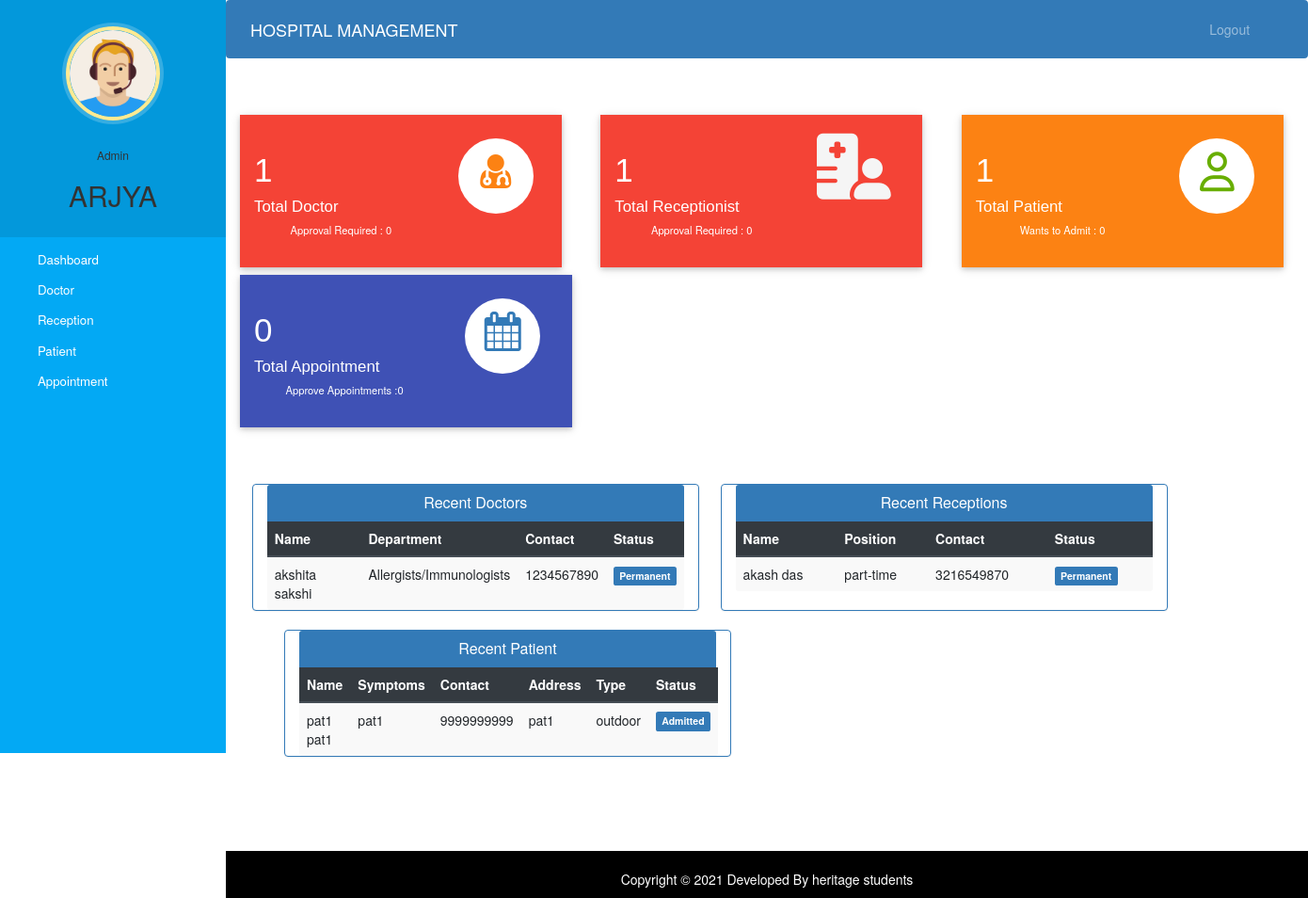
Page /admin-dashboard (signed in) on the committed database.
### hospital/models.py (models this page shows, shortened)
class Doctor(models.Model):
    user=models.OneToOneField(User,on_delete=models.CASCADE)
    profile_pic= models.ImageField(upload_to='profile_pic/DoctorProfilePic/',null=True,blank=True)
    address = models.CharField(max_length=40)
    mobile = models.CharField(max_length=20,null=True)
    department= models.CharField(max_length=50,choices=departments,default='Cardiologist')
    status=models.BooleanField(default=False)
    @property
    def get_name(self):
        return self.user.first_name+" "+self.user.last_name

class Reception(models.Model):
    user=models.OneToOneField(User,on_delete=models.CASCADE)
    profile_pic=models.ImageField(upload_to='profile_pic/ReceptionProfilePic/',null=True,blank=True)
    address=models.CharField(max_length=40)
    mobile=models.CharField(max_length=20,null=True)
    position= models.CharField(max_length=50,choices=positions,default='fulltime')
    status=models.BooleanField(default=False)
    @property
    def get_name(self):
        return self.user.first_name+" "+self.user.last_name

class Patient(models.Model):
    user=models.OneToOneField(User,on_delete=models.CASCADE)
    profile_pic= models.ImageField(upload_to='profile_pic/PatientProfilePic/',null=True,blank=True)
    address = models.CharField(max_length=40)
    mobile = models.CharField(max_length=20,null=False)
    symptoms = models.CharField(max_length=100,null=False)
    assignedDoctorId = models.PositiveIntegerField(null=True)
    admitDate=models.DateField(auto_now=True)
    status=models.BooleanField(default=False)
    patienttype=models.CharField(max_length=20,choices=types,default='indoor')
    @property
    def get_name(self):
        return self.user.first_name+" "+self.user.last_name

### hospital/views.py (the view)
# urls.py: path('admin-dashboard', views.admin_dashboard_view,name='admin-dashboard'),
@login_required(login_url='adminlogin')
@user_passes_test(is_admin)
def admin_dashboard_view(request):
    doctors=models.Doctor.objects.all().order_by('-id')
    receptions=models.Reception.objects.all().order_by('-id')
    patients=models.Patient.objects.all().order_by('-id')
    doctorcount=models.Doctor.objects.all().filter(status=True).count()
    pendingdoctorcount=models.Doctor.objects.all().filter(status=False).count()
    receptioncount=models.Reception.objects.all().filter(status=True).count()
    pendingreceptioncount=models.Reception.objects.all().filter(status=False).count()
    patientcount=models.Patient.objects.all().filter(status=True).count()
    pendingpatientcount=models.Patient.objects.all().filter(status=False).count()
    appointmentcount=models.Appointment.objects.all().filter(status=True).count()
    pendingappointmentcount=models.Appointment.objects.all().filter(status=False).count()
    mydict={
    'doctors':doctors,
    'receptions':receptions,
    'patients':patients,
    'doctorcount':doctorcount,
    'pendingdoctorcount':pendingdoctorcount,
    'receptioncount':receptioncount,
    'pendingreceptioncount':pendingreceptioncount,
    'patientcount':patientcount,
    'pendingpatientcount':pendingpatientcount,
    'appointmentcount':appointmentcount,
    'pendingappointmentcount':pendingappointmentcount,
    }
    return render(request,'hospital/admin_dashboard.html',context=mydict)

### hospital/views.py (called while the page is built)
def is_admin(user):
    return user.groups.filter(name='ADMIN').exists()

### templates/hospital/admin_dashboard.html
{% extends 'hospital/admin_base.html' %}
{% load static %}
{% block content %}
{%include 'hospital/admin_dashboard_cards.html'%}
<br><br><br>
<div class="container">
  <div class="row">
    <div class="panel panel-primary col-md-5" style="margin-left:2%;">
      <div class="panel-heading" style="text-align:center;">
        <h6 class="panel-title">Recent Doctors</h6>
      </div>
      <table class="table table-hover table-striped" id="dev-table">
        <thead class="thead-dark">
          <tr>
            <th>Name</th>
            <th>Department</th>
            <th>Contact</th>
            <th>Status</th>
          </tr>
        </thead>
        {% for d in doctors %}
        <tr>
          <td> {{d.get_name}}</td>
          <td>{{d.department}}</td>
          <td>{{d.mobile}}</td>
          {%if d.status%}
          <td> <span class="label label-primary">Permanent</span></td>
          {% else %}
          <td> <span class="label label-success">On Hold</span></td>
          {% endif %}
        </tr>
        {% endfor %}
      </table>
    </div>
    <div class="panel panel-primary col-md-5" style="margin-left:2%;">
      <div class="panel-heading" style="text-align:center;">
        <h6 class="panel-title">Recent Receptions</h6>
      </div>
      <table class="table table-hover table-striped" id="dev-table">
        <thead class="thead-dark">
          <tr>
            <th>Name</th>
            <th>Position</th>
            <th>Contact</th>
            <th>Status</th>
          </tr>
        </thead>
        {% for r in receptions %}
        <tr>
          <td> {{r.get_name}}</td>
          <td>{{r.position}}</td>
          <td>{{r.mobile}}</td>
          {%if r.status%}
          <td> <span class="label label-primary">Permanent</span></td>
          {% else %}
          <td> <span class="label label-success">On Hold</span></td>
          {% endif %}
        </tr>
        {% endfor %}
      </table>
    </div>
    <div class="panel panel-primary col-md-5" style="margin-left:5%;">
      <div class="panel-heading" style="text-align:center;">
        <h6 class="panel-title">Recent Patient</h6>
      </div>
      <table class="table table-hover table-striped" id="dev-table">
        <thead class="thead-dark">
          <tr>
            <th>Name</th>
            <th>Symptoms</th>
            <th>Contact</th>
            <th>Address</th>
            <th>Type</th>
            <th>Status</th>
          </tr>
        </thead>
        {% for p in patients %}
        <tr>
          <td> {{p.get_name}}</td>
          <td>{{p.symptoms}}</td>
          <td>{{p.mobile}}</td>
          <td>{{p.address}}</td>
          <td>{{p.patienttype}}</td>
          {%if p.status%}
          <td> <span class="label label-primary">Admitted</span></td>
          {% else %}
          <td> <span class="label label-success">On Hold</span></td>
          {% endif %}
        </tr>
        {% endfor %}
      </table>
    </div>
  </div>
</div>
{% endblock content %}

### templates/hospital/admin_base.html (shortened to what this page needs)
<!DOCTYPE html>
{% load static %}
<html lang="en">
<head>
  <link rel="stylesheet" href="https://stackpath.bootstrapcdn.com/bootstrap/4.3.1/css/bootstrap.min.css">
  <link rel="stylesheet" href="https://maxcdn.bootstrapcdn.com/font-awesome/4.7.0/css/font-awesome.min.css">
  <link rel="stylesheet" href="{% static '/style.css' %}">
</head>
<body>
  <nav class="menu" tabindex="0">
    <header class="avatar">
      <img src="{% static "images/adminpropic.png" %}" />
      <br><br>
      <h6>Admin</h6>
      <h2>{{request.user.first_name}}</h2>
    </header>
    <ul>
      <li tabindex="0" class="icon-dashboard"> <a style="color:white; text-decoration:none;" href="/admin-dashboard"><span>Dashboard</span></a> </li>
      <li tabindex="0" class="icon-customers"> <a style="color:white; text-decoration:none;" href="/admin-doctor"><span>Doctor</span></a></li>
      <li tabindex="0" class="icon-reception"> <a style="color:white;text-decoration: none;" href="/admin-reception"><span>Reception</span></a></li>
      <li tabindex="0" class="icon-users"> <a style="color:white; text-decoration:none;" href="/admin-patient"><span>Patient</span></a></li>
      <li tabindex="0" class="icon-calendar"> <a style="color:white; text-decoration:none;" href="/admin-appointment"><span>Appointment</span></a></li>
    </ul>
  </nav>
  <main>
    <div class="bs-example">
      <nav class="navbar navbar-expand-md  navbar-dark fixed-top" style="background:#337AB7;">
        <a href="/admin-dashboard" class="navbar-brand">HOSPITAL MANAGEMENT</a>
        <div class="collapse navbar-collapse justify-content-between" id="navbarCollapse">
          <div class="navbar-nav" style=" margin-left: 90%;">
            <a href="/logout" class="nav-item nav-link">Logout</a>
          </div>
        </div>
      </nav>
    </div>
    <br><br>
    {% block content %}
    {% endblock content %}
    <br><br><br><br>
    <footer>
      <br>
      <div class="container">
        <div class="row">
          <div class="col-md-12 col-sm-12">
            <div style="color:#ffffff;" class="wow fadeInUp footer-copyright">
              <p>
                Copyright &copy; 2021 Developed By heritage students </p>
            </div>
          </div>
        </div>
      </div>
    </footer>
  </main>
</body>
</html>

### static/style.css (style rules this page uses)
body { padding-left: 240px; }
main { position: relative; height: 100vh; }
.menu { background: #5bc995; height: 100vh; width: 240px; position: fixed; top: 0px; left: 0; z-index: 5; outline: none; }
.menu .avatar { background: rgba(0, 0, 0, 0.1); padding: 2em 0.5em; text-align: center; }
.menu .avatar img { width: 100px; border-radius: 50%; overflow: hidden; border: 4px solid #ffea92; box-shadow: 0 0 0 4px rgba(255, 255, 255, 0.2); }
.menu .avatar h2 { font-weight: normal; margin-bottom: 0; }
.menu ul { list-style: none; padding: 0.5em 0; margin: 0; }
.menu ul li { padding: 0.5em 1em 0.5em 3em; font-size: 0.95em; font-weight: regular; background-repeat: no-repeat; background-position: left 15px center; background-size: auto 20px; transition: all 0.15s linear; cursor: pointer; }
.menu ul li.icon-dashboard { background-image: url("http://www.entypo.com/images//gauge.svg"); }
.menu ul li.icon-customers { background-image: url("http://www.entypo.com/images//briefcase.svg"); }
.menu ul li.icon-users { background-image: url("http://www.entypo.com/images//users.svg"); }
.menu ul li.icon-calendar { background-image: url("http://www.entypo.com/images//calendar.svg"); }

### templates/hospital/admin_base.html (style rules this page uses)
a:link { text-decoration: none; }
a { color: white; }
footer { padding: 0px 0px 0px 0px; background-color: black; margin: 0px; }
p { text-align: center; }
body { padding-left: 240px; }
main { position: relative; height: 100vh; }
.menu { background: #03a9f4; height: 100vh; width: 240px; position: fixed; top: 0px; left: 0; z-index: 5; outline: none; }
.menu .avatar { background: rgba(0, 0, 0, 0.1); padding: 2em 0.5em; text-align: center; }
.menu .avatar img { width: 100px; border-radius: 50%; overflow: hidden; border: 4px solid #ffea92; box-shadow: 0 0 0 4px rgba(255, 255, 255, 0.2); }
.menu .avatar h2 { font-weight: normal; margin-bottom: 0; }
.menu ul { list-style: none; padding: 0.5em 0; margin: 0; }
.menu ul li { padding: 0.5em 1em 0.5em 3em; font-size: 0.95em; font-weight: regular; background-repeat: no-repeat; background-position: left 15px center; background-size: auto 20px; transition: all 0.15s linear; cursor: pointer; }
.menu ul li.icon-dashboard { background-image: url("http://www.entypo.com/images//gauge.svg"); }
.menu ul li.icon-customers { background-image: url("http://www.entypo.com/images//briefcase.svg"); }
.menu ul li.icon-users { background-image: url("http://www.entypo.com/images//users.svg"); }
.menu ul li.icon-calendar { background-image: url("http://www.entypo.com/images//calendar.svg"); }
.menu ul li.icon-reception { background-image: url("http://www.entypo.com/images/info-with-circle.svg"); }

### rows in the picture
Doctor: get_name "akshita sakshi", department "Allergists/Immunologists", mobile "1234567890", status "Permanent"
Reception: get_name "akash das", position "part-time", mobile "3216549870", status "Permanent"
Patient: get_name "pat1 pat1", symptoms "pat1", mobile "9999999999", address "pat1", patienttype "outdoor", status "Admitted"

### other values in the picture
{{ request.user.first_name }} "ARJYA"
{{ doctorcount }} "1"
{{ pendingdoctorcount }} "0"
{{ receptioncount }} "1"
{{ pendingreceptioncount }} "0"
{{ patientcount }} "1"
{{ pendingpatientcount }} "0"
{{ appointmentcount }} "0"
{{ pendingappointmentcount }} "0"
